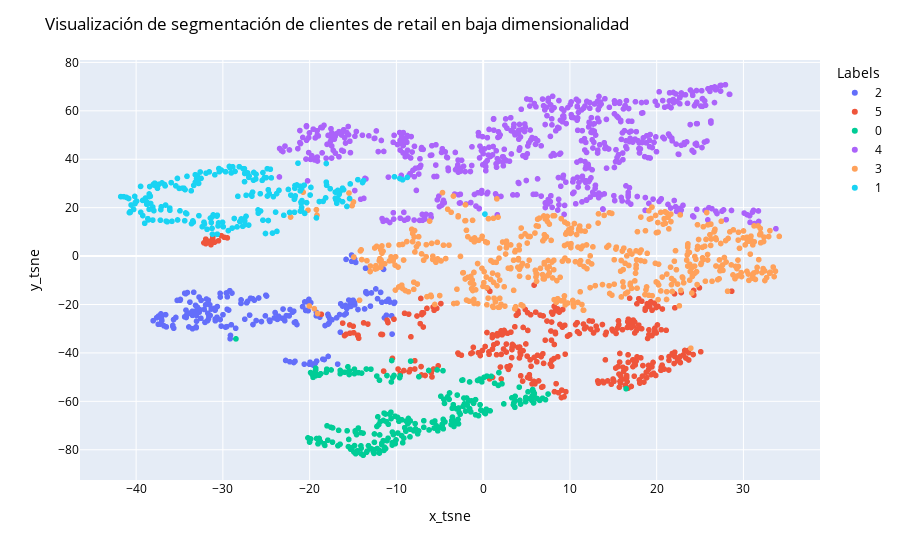

This figure's notebook cell:
### Code cell
# Visualización de clusterización en baja dimensionalidad

fig = px.scatter(features_tsne_embedded, x="x_tsne", y="y_tsne",color="Labels")

fig.update_layout(
    title="Visualización de segmentación de clientes de retail en baja dimensionalidad",
    xaxis_title='x_tsne',
    yaxis_title='y_tsne',
    font=dict(
        size=12,
        color="black"
    )
)  
fig.show()

### Figure 1 — Plotly figure (JSON) as saved in the notebook; plotly's stock layout.template omitted (floating-point values rounded to 4 significant figures; data arrays with more than 128 entries replaced by an {"elided": "..."} marker saying what was removed)
{"data": [{"hovertemplate": "Labels=2<br>x_tsne=%{x}<br>y_tsne=%{y}<extra></extra>", "legendgroup": "2", "marker": {"color": "#636efa", "symbol": "circle"}, "mode": "markers", "name": "2", "showlegend": true, "type": "scattergl", "x": {"elided": "188 float values"}, "xaxis": "x", "y": {"elided": "188 float values"}, "yaxis": "y"}, {"hovertemplate": "Labels=5<br>x_tsne=%{x}<br>y_tsne=%{y}<extra></extra>", "legendgroup": "5", "marker": {"color": "#EF553B", "symbol": "circle"}, "mode": "markers", "name": "5", "showlegend": true, "type": "scattergl", "x": {"elided": "328 float values"}, "xaxis": "x", "y": {"elided": "328 float values"}, "yaxis": "y"}, {"hovertemplate": "Labels=0<br>x_tsne=%{x}<br>y_tsne=%{y}<extra></extra>", "legendgroup": "0", "marker": {"color": "#00cc96", "symbol": "circle"}, "mode": "markers", "name": "0", "showlegend": true, "type": "scattergl", "x": {"elided": "235 float values"}, "xaxis": "x", "y": {"elided": "235 float values"}, "yaxis": "y"}, {"hovertemplate": "Labels=4<br>x_tsne=%{x}<br>y_tsne=%{y}<extra></extra>", "legendgroup": "4", "marker": {"color": "#ab63fa", "symbol": "circle"}, "mode": "markers", "name": "4", "showlegend": true, "type": "scattergl", "x": {"elided": "614 float values"}, "xaxis": "x", "y": {"elided": "614 float values"}, "yaxis": "y"}, {"hovertemplate": "Labels=3<br>x_tsne=%{x}<br>y_tsne=%{y}<extra></extra>", "legendgroup": "3", "marker": {"color": "#FFA15A", "symbol": "circle"}, "mode": "markers", "name": "3", "showlegend": true, "type": "scattergl", "x": {"elided": "509 float values"}, "xaxis": "x", "y": {"elided": "509 float values"}, "yaxis": "y"}, {"hovertemplate": "Labels=1<br>x_tsne=%{x}<br>y_tsne=%{y}<extra></extra>", "legendgroup": "1", "marker": {"color": "#19d3f3", "symbol": "circle"}, "mode": "markers", "name": "1", "showlegend": true, "type": "scattergl", "x": {"elided": "215 float values"}, "xaxis": "x", "y": {"elided": "215 float values"}, "yaxis": "y"}], "layout": {"font": {"color": "black", "size": 12}, "legend": {"title": {"text": "Labels"}, "tracegroupgap": 0}, "margin": {"t": 60}, "title": {"text": "Visualización de segmentación de clientes de retail en baja dimensionalidad"}, "xaxis": {"anchor": "y", "domain": [0, 1], "title": {"text": "x_tsne"}}, "yaxis": {"anchor": "x", "domain": [0, 1], "title": {"text": "y_tsne"}}}}
